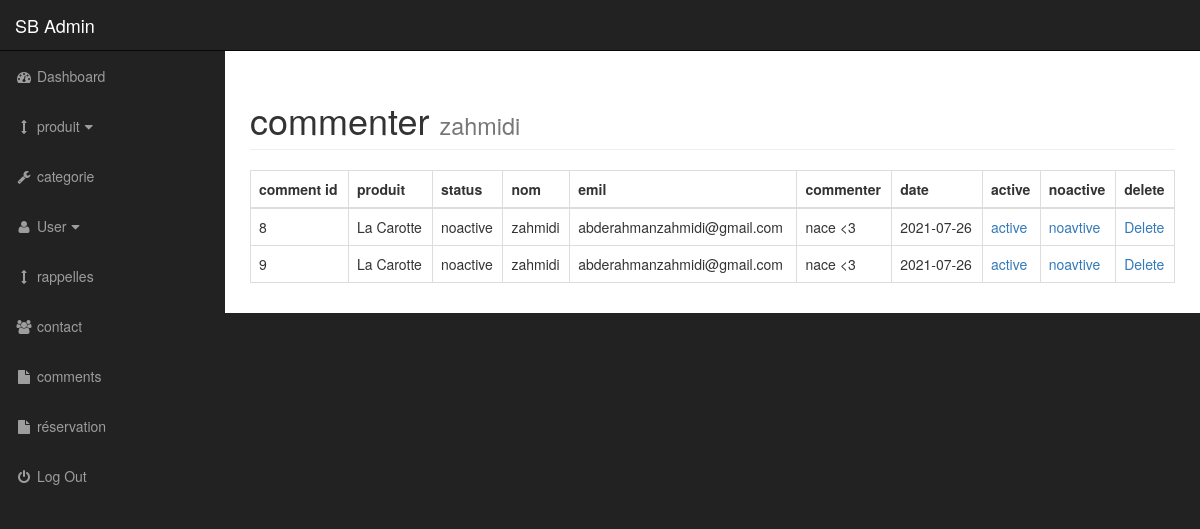
The app's page /admin/comments.php (signed in) with its own data.
### tables this page shows
CREATE TABLE `comment` (
  `comment_id` int(11) NOT NULL,
  `comment_pro_id` int(11) NOT NULL,
  `comment_status` varchar(255) NOT NULL,
  `comment_nom` varchar(255) NOT NULL,
  `comment_emil` varchar(255) NOT NULL,
  `comment_content` text NOT NULL,
  `comment_date` date NOT NULL
);

CREATE TABLE `produit` (
  `produit_id` int(11) NOT NULL,
  `produit_cat_id` int(11) NOT NULL,
  `produit_titre` varchar(255) NOT NULL,
  `produit_prix` int(11) NOT NULL,
  `produit_img` text NOT NULL,
  `produit_comment` varchar(255) NOT NULL,
  `produit_description` text NOT NULL,
  `produit_date` date NOT NULL,
  `produit_evaluation` float NOT NULL
);

### admin/includes/view_all_comments.php (the view, shortened to what this page needs)
<div class="table-responsive">
    <table class="table table-dark table-bordered table-hover">
        <thead class="table-dark">
            <tr>
                <th>comment id</th>
                <th>produit</th>
                <th>status</th>
                <th> nom</th>
                <th> emil</th>
                <th> commenter</th>
                <th> date</th>
                <th> active</th>
                <th> noactive</th>
                <th> delete</th>
            </tr>
        </thead>
        <tbody>
            <?php
            $query = "SELECT * FROM comment";
            $select_all = mysqli_query($conn, $query);
            while ($row = mysqli_fetch_assoc($select_all)) {
                $comment_id = $row['comment_id'];
                $comment_pro_id = $row['comment_pro_id'];
                $comment_status = $row['comment_status'];
                $comment_nom = $row['comment_nom'];
                $comment_emil = $row['comment_emil'];
                $comment_content = $row['comment_content'];
                $comment_date = $row['comment_date'];
            ?>
                <tr>
                    <td><?php echo $comment_id ?></td>
                    <?php
                    $query = "SELECT * FROM produit  WHERE produit_id =  $comment_pro_id";
                    $select_cat = mysqli_query($conn, $query);
                    while ($cat = mysqli_fetch_assoc($select_cat)) {
                        $produit_titre = $cat['produit_titre'];
                    ?>
                        <td><?php echo $produit_titre ?></td>
                    <?php } ?>
                    <td><?php echo $comment_status ?></td>
                    <td><?php echo $comment_nom ?></td>
                    <td><?php echo $comment_emil ?></td>
                    <td><?php echo $comment_content ?></td>
                    <td><?php echo $comment_date ?></td>
                    <?php echo " <td> <a href='comments.php?active={$comment_id}'>active</a></td>" ?>
                    <?php echo " <td> <a href='comments.php?noavtive={$comment_id}'>noavtive</a></td>" ?>
                    <?php echo " <td> <a href='comments.php?delete={$comment_id}'>Delete</a></td>" ?>
                </tr>
            <?php  } ?>
        </tbody>
    </table>
</div>

### admin/css/sb-admin.css (style rules this page uses)
body { margin-top: 100px; background-color: #222; }
@media (min-width:768px) { body { margin-top: 50px; } }

### records on screen
comment: comment_id "8", comment_status "noactive", comment_nom "zahmidi", comment_emil "abderahmanzahmidi@gmail.com", comment_content "nace <3", comment_date "2021-07-26"
produit: produit_titre "La Carotte"
comment: comment_id "9", comment_status "noactive", comment_nom "zahmidi", comment_emil "abderahmanzahmidi@gmail.com", comment_content "nace <3", comment_date "2021-07-26"

### other values on screen
$_SESSION["user_nome"] "zahmidi"
